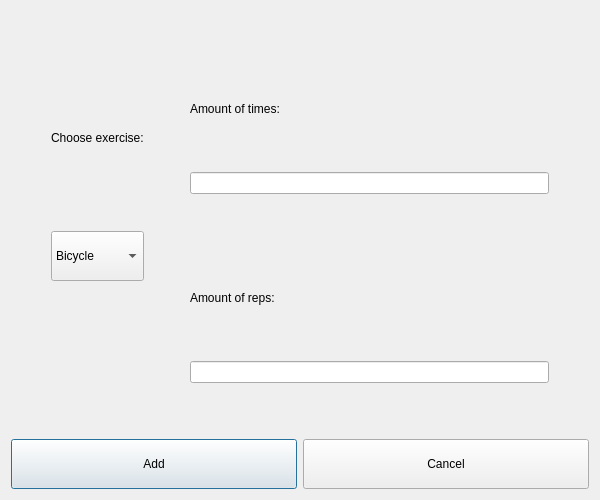
<?xml version="1.0" encoding="UTF-8"?>
<ui version="4.0">
 <class>AddExercise</class>
 <widget class="QDialog" name="AddExercise">
  <property name="geometry">
   <rect>
    <x>0</x>
    <y>0</y>
    <width>600</width>
    <height>500</height>
   </rect>
  </property>
  <property name="minimumSize">
   <size>
    <width>600</width>
    <height>500</height>
   </size>
  </property>
  <property name="maximumSize">
   <size>
    <width>600</width>
    <height>500</height>
   </size>
  </property>
  <property name="windowTitle">
   <string>Dialog</string>
  </property>
  <layout class="QVBoxLayout" name="verticalLayout_5">
   <item>
    <layout class="QHBoxLayout" name="horizontalLayout">
     <item>
      <spacer name="horizontalSpacer_3">
       <property name="orientation">
        <enum>Qt::Horizontal</enum>
       </property>
       <property name="sizeType">
        <enum>QSizePolicy::Fixed</enum>
       </property>
       <property name="sizeHint" stdset="0">
        <size>
         <width>40</width>
         <height>20</height>
        </size>
       </property>
      </spacer>
     </item>
     <item>
      <layout class="QVBoxLayout" name="verticalLayout">
       <item>
        <spacer name="verticalSpacer_3">
         <property name="orientation">
          <enum>Qt::Vertical</enum>
         </property>
         <property name="sizeType">
          <enum>QSizePolicy::Fixed</enum>
         </property>
         <property name="sizeHint" stdset="0">
          <size>
           <width>20</width>
           <height>40</height>
          </size>
         </property>
        </spacer>
       </item>
       <item>
        <widget class="QLabel" name="label">
         <property name="sizePolicy">
          <sizepolicy hsizetype="Fixed" vsizetype="Fixed">
           <horstretch>0</horstretch>
           <verstretch>0</verstretch>
          </sizepolicy>
         </property>
         <property name="minimumSize">
          <size>
           <width>0</width>
           <height>50</height>
          </size>
         </property>
         <property name="text">
          <string>Choose exercise:</string>
         </property>
        </widget>
       </item>
       <item>
        <widget class="QComboBox" name="comboBox">
         <property name="sizePolicy">
          <sizepolicy hsizetype="Preferred" vsizetype="Fixed">
           <horstretch>0</horstretch>
           <verstretch>0</verstretch>
          </sizepolicy>
         </property>
         <property name="minimumSize">
          <size>
           <width>0</width>
           <height>50</height>
          </size>
         </property>
         <item>
          <property name="text">
           <string>Bicycle</string>
          </property>
         </item>
         <item>
          <property name="text">
           <string>Run</string>
          </property>
         </item>
         <item>
          <property name="text">
           <string>Pull Up</string>
          </property>
         </item>
         <item>
          <property name="text">
           <string>Push Up</string>
          </property>
         </item>
         <item>
          <property name="text">
           <string>Twisting</string>
          </property>
         </item>
         <item>
          <property name="text">
           <string>Squats</string>
          </property>
         </item>
        </widget>
       </item>
       <item>
        <spacer name="verticalSpacer">
         <property name="orientation">
          <enum>Qt::Vertical</enum>
         </property>
         <property name="sizeType">
          <enum>QSizePolicy::Fixed</enum>
         </property>
         <property name="sizeHint" stdset="0">
          <size>
           <width>20</width>
           <height>40</height>
          </size>
         </property>
        </spacer>
       </item>
      </layout>
     </item>
     <item>
      <spacer name="horizontalSpacer">
       <property name="orientation">
        <enum>Qt::Horizontal</enum>
       </property>
       <property name="sizeType">
        <enum>QSizePolicy::Fixed</enum>
       </property>
       <property name="sizeHint" stdset="0">
        <size>
         <width>40</width>
         <height>0</height>
        </size>
       </property>
      </spacer>
     </item>
     <item>
      <layout class="QVBoxLayout" name="verticalLayout_4">
       <item>
        <layout class="QVBoxLayout" name="verticalLayout_2">
         <item>
          <spacer name="verticalSpacer_4">
           <property name="orientation">
            <enum>Qt::Vertical</enum>
           </property>
           <property name="sizeType">
            <enum>QSizePolicy::Fixed</enum>
           </property>
           <property name="sizeHint" stdset="0">
            <size>
             <width>20</width>
             <height>40</height>
            </size>
           </property>
          </spacer>
         </item>
         <item>
          <widget class="QLabel" name="label_2">
           <property name="text">
            <string>Amount of times:</string>
           </property>
          </widget>
         </item>
         <item>
          <widget class="QLineEdit" name="TimeslineEdit"/>
         </item>
        </layout>
       </item>
       <item>
        <layout class="QVBoxLayout" name="verticalLayout_3">
         <item>
          <spacer name="verticalSpacer_5">
           <property name="orientation">
            <enum>Qt::Vertical</enum>
           </property>
           <property name="sizeType">
            <enum>QSizePolicy::Fixed</enum>
           </property>
           <property name="sizeHint" stdset="0">
            <size>
             <width>20</width>
             <height>40</height>
            </size>
           </property>
          </spacer>
         </item>
         <item>
          <widget class="QLabel" name="label_3">
           <property name="text">
            <string>Amount of reps:</string>
           </property>
          </widget>
         </item>
         <item>
          <widget class="QLineEdit" name="RepslineEdit"/>
         </item>
        </layout>
       </item>
      </layout>
     </item>
     <item>
      <spacer name="horizontalSpacer_2">
       <property name="orientation">
        <enum>Qt::Horizontal</enum>
       </property>
       <property name="sizeType">
        <enum>QSizePolicy::Fixed</enum>
       </property>
       <property name="sizeHint" stdset="0">
        <size>
         <width>40</width>
         <height>20</height>
        </size>
       </property>
      </spacer>
     </item>
    </layout>
   </item>
   <item>
    <spacer name="verticalSpacer_2">
     <property name="orientation">
      <enum>Qt::Vertical</enum>
     </property>
     <property name="sizeType">
      <enum>QSizePolicy::Fixed</enum>
     </property>
     <property name="sizeHint" stdset="0">
      <size>
       <width>20</width>
       <height>50</height>
      </size>
     </property>
    </spacer>
   </item>
   <item>
    <layout class="QHBoxLayout" name="horizontalLayout_2">
     <property name="sizeConstraint">
      <enum>QLayout::SetMinimumSize</enum>
     </property>
     <item>
      <widget class="QPushButton" name="FoodAddButton">
       <property name="sizePolicy">
        <sizepolicy hsizetype="Minimum" vsizetype="Fixed">
         <horstretch>0</horstretch>
         <verstretch>0</verstretch>
        </sizepolicy>
       </property>
       <property name="minimumSize">
        <size>
         <width>200</width>
         <height>50</height>
        </size>
       </property>
       <property name="text">
        <string>Add</string>
       </property>
      </widget>
     </item>
     <item>
      <widget class="QPushButton" name="FoodCancelButton">
       <property name="minimumSize">
        <size>
         <width>200</width>
         <height>50</height>
        </size>
       </property>
       <property name="text">
        <string>Cancel</string>
       </property>
      </widget>
     </item>
    </layout>
   </item>
  </layout>
 </widget>
 <resources/>
 <connections/>
</ui>
